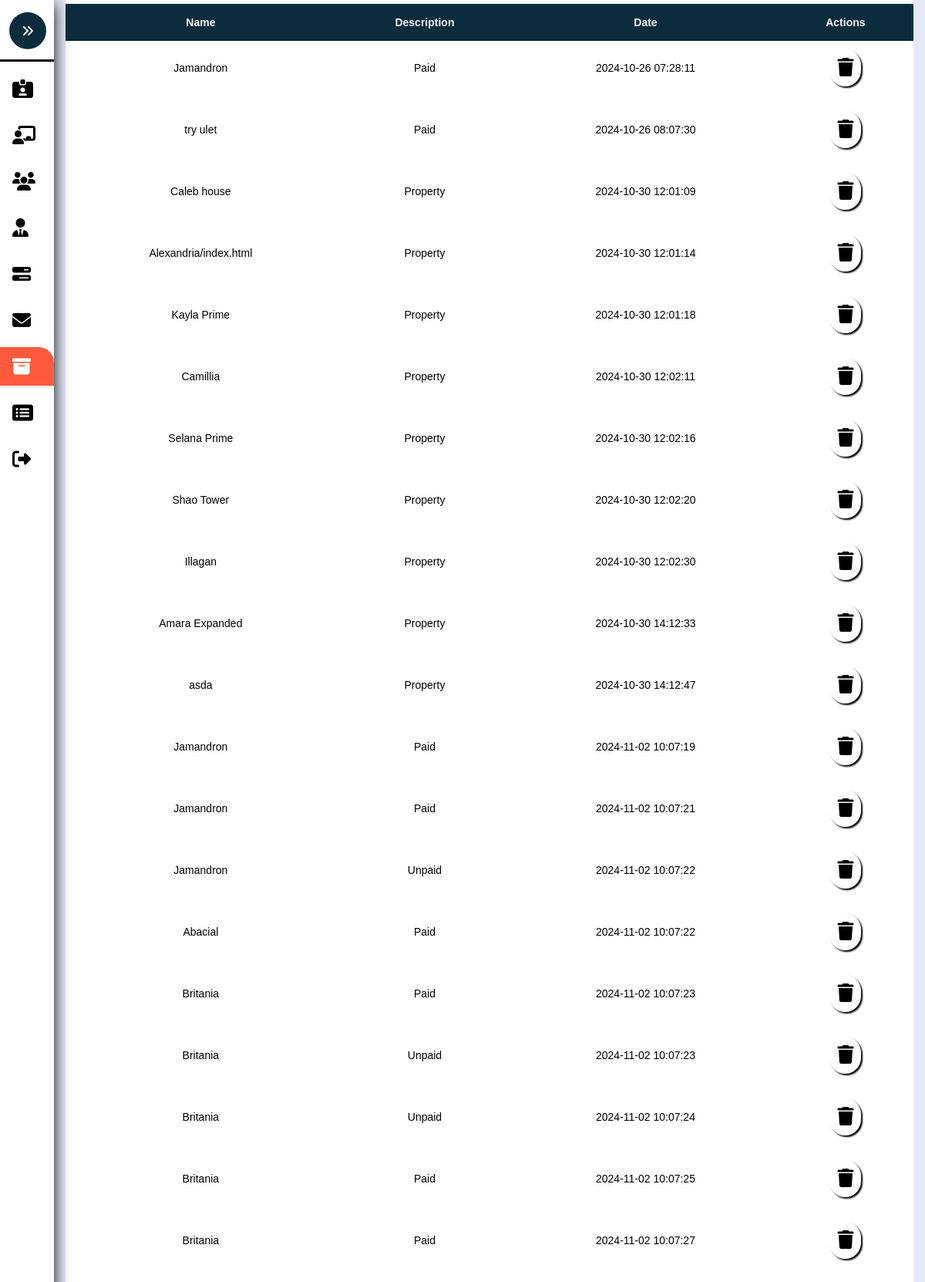
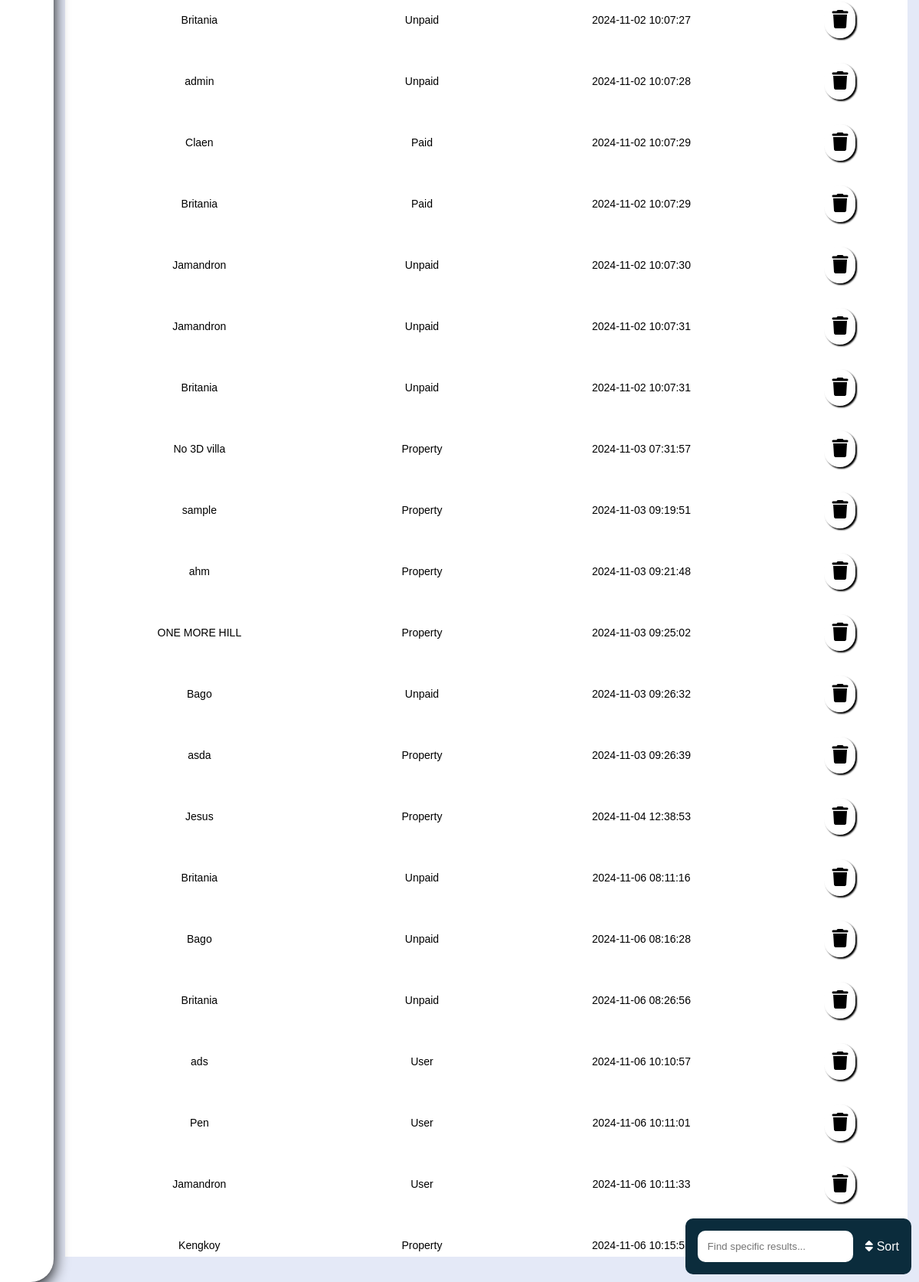
/Admin-Archieve.php, run on the app's committed database (2 pictures, top to bottom).
### tables this page shows
CREATE TABLE `archive` (
  `ArchiveID` int(8) NOT NULL,
  `Name` varchar(255) NOT NULL,
  `Description` varchar(255) NOT NULL,
  `Date` timestamp NOT NULL DEFAULT current_timestamp(),
  `UserID` int(8) NOT NULL,
  `ManagementID` int(8) NOT NULL,
  `PropertyID` int(8) NOT NULL
);

### Admin-Archieve.php (the view, shortened to what this page needs)
<?php
	include './Assets/Php/Connection.php';
?>
<!DOCTYPE html>
<html>
<head>
	<link rel="stylesheet" type="text/css" href="./Assets/Css/Admin.css?v=<?php echo time(); ?>">
</head>
<body>
	<nav class="sidebar close" id="sidebar">
		<header>
			<figure class="image-container">
			</figure>
			<button class="toggle">
				<i class="fa-solid fa-angles-right"></i>
			</button>
		</header>
		<div class="menu-bar">
			<div class="menu">
				<ul class="menu-links">
					<li class="nav-link">
						<a href="./Admin-Account.php" >
							<i class="fa-solid fa-id-card-clip"></i>
						</a>
					</li>
					<li class="nav-link">
						<a href="./Admin-Pending.php">
							<i class="fa-solid fa-chalkboard-user"></i>
						</a>
					</li>
					<li class="nav-link">
						<a href="./Admin-Users.php" class="dashboard-list-item " >
							<i class="fa-solid fa-users"></i>
						</a>
					</li>
					<li class="nav-link">
						<a href="./Admin-Management.php" class="dashboard-list-item ">
							<i class="fa-solid fa-user-tie"></i>
						</a>
					</li>
					<li class="nav-link">
						<a href="./Admin-Properties.php" class="dashboard-list-item ">
							<i class="fa-solid fa-bars-progress"></i>
						</a>
					</li>
					<li class="nav-link">
						<a href="Admin-Message.php" class="dashboard-list-item">
							<i class="fa-solid fa-envelope"></i>
						</a>
					</li>
					<li class="nav-link">
						<a href="./Admin-Archieve.php" class="dashboard-list-item active">
							<i class="fa-solid fa-box-archive"></i>
						</a>
					</li>
					<li class="nav-link">
						<a href="Admin-SoldProperties.php" class="dashboard-list-item">
							<i class="fa-solid fa-rectangle-list"></i>
						</a>
					</li>
					<li class="nav-link">
						<a href="./Assets/Php/Logout.php" class="dashboard-list-item">
							<i class="fa-solid fa-right-from-bracket"></i>
						</a>
					</li>
				</ul>
			</div>
		</div>
	</nav>
	<main class="main">
		<section class="Table-section" id="Table-Section">
			<div class="container">
				<table class="table" id="table">
					<tr>
						<th>Name</th>
						<th>Description</th>
						<th>Date</th>
						<th class="action-center">Actions</th>
					</tr>
				<?php
						if (isset($_POST['Sort-btn'])) {
							$Sortlist = $_POST['Sort-Option'];
							if($Sortlist == "Admin"){
								$sql = "SELECT * FROM archive WHERE Description = 'Admin' ";
							}elseif($Sortlist == "User"){
								$sql = "SELECT * FROM archive WHERE Description = 'User' ";
							}elseif($Sortlist == "Pending"){
								$sql = "SELECT * FROM archive WHERE Description = 'Pending' ";
								if(!$sql){
									echo "not found";
								}
							}elseif($Sortlist == "Property"){
								$sql = "SELECT * FROM archive WHERE Description = 'Property' ";
							}else{
								$sql = "SELECT * FROM archive ORDER BY Description ASC";
							}
						} else {
						    $sql = "SELECT * FROM archive ";
						}
						$rs = mysqli_query($conn, $sql);
						if ($rs) {
						    while ($row = mysqli_fetch_assoc($rs)) {
						        $ArchiveID = $row['ArchiveID'];
						        $Name = $row['Name'];
						        $Description = $row['Description'];
						        $Date = $row['Date'];
						        echo "
						        <tr>
						            <td>".$Name."</td>
						            <td>".$Description."</td>
						            <td>".$Date."</td>
						            <td class='td-action'>
						                <a href='./Assets/Php/Admin.php?deleteid=".$ArchiveID."' onclick='return DeleteConfirmation()' class='custom-tooltip' data-title='Delete'>
						                <i class='fa-solid fa-trash' ></i>
						                </a>
						            </td>
						        </tr>
						        ";
						    }
						} else {
						    echo "<tr><td colspan='4'>No ".$sortOption." found</td></tr>";
						}
				?>
				</table>
			</div>
		</section>
		<form method="POST">
			<div class="float-diagram">
				<div class="form-items">
					<input type="search" list="Options" name="Sort-Option" placeholder="Find specific results...">
				</div>
				<button type="submit" name="Sort-btn" ><i class="fa-solid fa-sort"></i> Sort </button>
			</div>
		</form>
	</main>
</body>
</html>

### Assets/Css/Admin.css (style rules this page uses)
:root { --dark-jungle-green: hsl(188, 63%, 7%); --prussian-blue: hsl(200, 69%, 14%); --raisin-black-1: hsl(227, 29%, 13%); --raisin-black-2: hsl(229, 17%, 19%); --yellow-green: hsl(89, 72%, 85%); --orange-soda: hsl(9,100%, 62%); --cultured-1: hsl(0, 0%, 93%); --cultured-2:hsl(192, 24%, 96%); --misty-rose: hsl(210, 100%, 97%); --alice-blue: hsl(8, 100%, 97%); --seashell: hsl(8,100%, 97%); --cadet: hsl(0, 0%, 100%); --white: hsl(0,0%, 100%); --black:hsl(0,0%,0%); --opal: hsl(180, 20%, 62%); --head-foot-bg-amaresa: rgba(255, 255, 255, 0.66); --header-bg-amaresa-shadow:0 4px 30px rgba(0, 0, 0, 0.1); --footer-bg-amaresa-shadow:0 -4px 30px rgba(0, 0, 0, 0.1); --amaresa-box-shadow: 2px 2px 2px black; --amaresa-bg:#f0f0f0; --body-color: #E4E9F7; --sidebar-color: #FFF; --sidebar-text-color: #707070; --sidebar-toggle-color: #DDD; --ff-numito-sans:"Nunito Sans", sans-serif; --ff-poppins:"Poppins", sans-serif; --fs-1: 1.875rem; --fs-2: 1.5rem; --fs-3: 1.375rem; --fs-4: 1.125rem; --fs-5: 0.875rem; --fs-6: 0.813rem; --fs-7: 0.75rem; --fw-500: 500; --fw-600: 600; --fw-700: 700; --transition:0.25s ease; --section-spacing: 100px; --shadow-1: 0 5px 20px hsla(219, 56%, 21%, 0.1); --shadow-1: 0 16px 32px hsla(188, 63%, 63%, 0.1); }
*, *::before, *::after { padding: 0; margin: 0; box-sizing: border-box; }
li { list-style: none; }
a { text-decoration: none; }
a, img, span, button, i { display: block; }
button { border:none; outline: none; background: none; font: inherit; text-align: left; cursor: pointer; }
i { pointer-events: none; }
html { font-family: var(--ff-numito-sans); scroll-behavior: smooth; }
body { background: var(--body-color); overflow-x: hidden; }
.container { padding-inline:15px; }
button, a { transition: var(--transition); }
.sidebar { position: fixed; top: 0; left: 0; box-shadow: 2px 2px 15px var(--orange-soda); border-bottom-right-radius: 30px; width: 250px; height: 100vh; background: var(--sidebar-color); transition: .5s ease; z-index: 100; }
.sidebar.close { width: 70px; box-shadow: 0 5px 20px black; }
.sidebar.close .toggle { transform: translate(-50%,-40%); background: var(--prussian-blue); }
.sidebar figure { border-bottom: 3px solid black; position: relative; }
.sidebar header { position: relative; }
.sidebar header .toggle { position: absolute; top: 30%; right:-20%; cursor: pointer; padding: 1rem; background: var(--orange-soda); color: var(--white); border-radius: 100%; display: flex; justify-content: center; align-items: center; transform: rotate(180deg) translate(40%); }
.sidebar .nav-link a { height: 50px; margin-top: 10px; display: flex; justify-content: left; align-items: center; color: black; transition:var(--transition); }
.sidebar .nav-link i { margin-inline: 1rem; font-size: var(--fs-2); }
.sidebar .nav-link .active { color: white; background: var(--orange-soda); border-top-right-radius: 20px; }
.main { position: relative; height: 100vh; left: 250px; width: calc(100% - 250px); transition: .5s ease; }
.sidebar.close ~ .main { left: 70px; width: calc(100% - 70px); }
.Table-section { max-height: 99vh; overflow-x: hidden; position: relative; }
.td-action { position: relative; transition: .3s ease; display: flex; align-items: center; gap: 1rem; justify-content: space-evenly; }
.td-action a { font-size: var(--fs-2); padding: 10px; background: var(--white); box-shadow: var(--amaresa-box-shadow); border-radius: 26px; color: black; }
.float-diagram { position: absolute; right: 10px; bottom: 10px; background: var(--prussian-blue); font-size: 1rem; border-radius: 10px ; color: white; padding: 1rem; display: flex; justify-content: center; align-items: center; gap: 1rem; }
.float-diagram button { color: white; display: flex; gap: 5px; justify-content: center; }
.float-diagram > .form-items input { padding: 0.8rem; border-radius: 10px; outline: none; border:none; }
.form-items { display: flex; gap: 1rem; width: 100%; align-items: center; justify-content: center; }
.custom-tooltip { position: relative; display: inline-block; cursor: pointer; }

### data on the page
archive: Name "Jamandron", Description "Paid", Date "2024-10-26 07:28:11"
archive: Name "try ulet", Description "Paid", Date "2024-10-26 08:07:30"
archive: Name "Caleb house", Description "Property", Date "2024-10-30 12:01:09"
archive: Name "Alexandria/index.html", Description "Property", Date "2024-10-30 12:01:14"
archive: Name "Kayla Prime", Description "Property", Date "2024-10-30 12:01:18"
archive: Name "Camillia", Description "Property", Date "2024-10-30 12:02:11"
archive: Name "Selana Prime", Description "Property", Date "2024-10-30 12:02:16"
archive: Name "Shao Tower", Description "Property", Date "2024-10-30 12:02:20"
archive: Name "Illagan", Description "Property", Date "2024-10-30 12:02:30"
archive: Name "Amara Expanded", Description "Property", Date "2024-10-30 14:12:33"
archive: Name "asda", Description "Property", Date "2024-10-30 14:12:47"
archive: Name "Jamandron", Description "Paid", Date "2024-11-02 10:07:19"
archive: Name "Jamandron", Description "Paid", Date "2024-11-02 10:07:21"
archive: Name "Jamandron", Description "Unpaid", Date "2024-11-02 10:07:22"
archive: Name "Abacial", Description "Paid", Date "2024-11-02 10:07:22"
archive: Name "Britania", Description "Paid", Date "2024-11-02 10:07:23"
archive: Name "Britania", Description "Unpaid", Date "2024-11-02 10:07:23"
archive: Name "Britania", Description "Unpaid", Date "2024-11-02 10:07:24"
archive: Name "Britania", Description "Paid", Date "2024-11-02 10:07:25"
archive: Name "Britania", Description "Paid", Date "2024-11-02 10:07:27"
archive: Name "Britania", Description "Unpaid", Date "2024-11-02 10:07:27"
archive: Name "admin", Description "Unpaid", Date "2024-11-02 10:07:28"
archive: Name "Claen", Description "Paid", Date "2024-11-02 10:07:29"
archive: Name "Britania", Description "Paid", Date "2024-11-02 10:07:29"
archive: Name "Jamandron", Description "Unpaid", Date "2024-11-02 10:07:30"
archive: Name "Jamandron", Description "Unpaid", Date "2024-11-02 10:07:31"
archive: Name "Britania", Description "Unpaid", Date "2024-11-02 10:07:31"
archive: Name "No 3D villa", Description "Property", Date "2024-11-03 07:31:57"
archive: Name "sample", Description "Property", Date "2024-11-03 09:19:51"
archive: Name "ahm", Description "Property", Date "2024-11-03 09:21:48"
archive: Name "ONE MORE HILL", Description "Property", Date "2024-11-03 09:25:02"
archive: Name "Bago", Description "Unpaid", Date "2024-11-03 09:26:32"
archive: Name "asda", Description "Property", Date "2024-11-03 09:26:39"
archive: Name "Jesus", Description "Property", Date "2024-11-04 12:38:53"
archive: Name "Britania", Description "Unpaid", Date "2024-11-06 08:11:16"
archive: Name "Bago", Description "Unpaid", Date "2024-11-06 08:16:28"
archive: Name "Britania", Description "Unpaid", Date "2024-11-06 08:26:56"
archive: Name "ads", Description "User", Date "2024-11-06 10:10:57"
archive: Name "Pen", Description "User", Date "2024-11-06 10:11:01"
archive: Name "Jamandron", Description "User", Date "2024-11-06 10:11:33"
archive: Name "Kengkoy", Description "Property", Date "2024-11-06 10:15:58"
